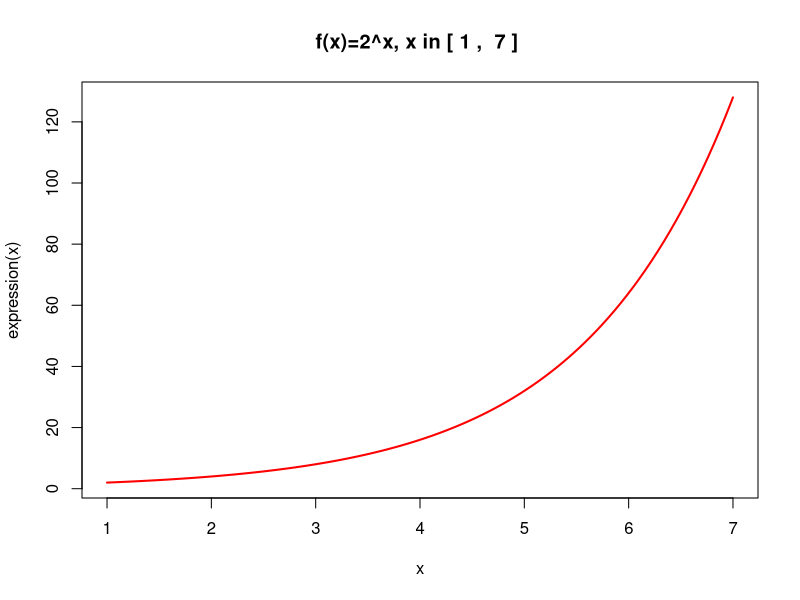

This chart was generated by the following R code:
#!/usr/bin/env Rscript

expression <- function(x) {
    y = 2^x
}

draw_plot <- function(start, stop) {
    # Funcția afisează graficul funcției `f(x) = 2x` pe un interval 
    # specificat [a, b].
    # Se va utiliza culoarea roșie pentru grafic cu grosimea liniei 2.
    # Graficul va trebui sa aibă ca titlul 'f(x)=2ˆx, x in [a,b]'.
    png("grafix-fx.png", width=4, height=4, units="in", res=300)
    title <- paste("f(x)=2^x, x in [", start, ", ", stop, "]", seq="")
    curve(expression, start, stop, col="red", lwd=2, main=title)
}

draw_plot(1, 7)
